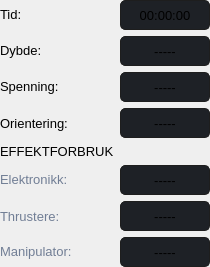
                                     <widget class="QFrame" name="rovColumn">
                                      <property name="minimumSize">
                                       <size>
                                        <width>0</width>
                                        <height>0</height>
                                       </size>
                                      </property>
                                      <property name="maximumSize">
                                       <size>
                                        <width>16777215</width>
                                        <height>16777215</height>
                                       </size>
                                      </property>
                                      <property name="frameShape">
                                       <enum>QFrame::NoFrame</enum>
                                      </property>
                                      <property name="frameShadow">
                                       <enum>QFrame::Raised</enum>
                                      </property>
                                      <layout class="QFormLayout" name="formLayout">
                                       <property name="rowWrapPolicy">
                                        <enum>QFormLayout::WrapLongRows</enum>
                                       </property>
                                       <property name="leftMargin">
                                        <number>0</number>
                                       </property>
                                       <property name="topMargin">
                                        <number>0</number>
                                       </property>
                                       <property name="rightMargin">
                                        <number>0</number>
                                       </property>
                                       <property name="bottomMargin">
                                        <number>0</number>
                                       </property>
                                       <item row="0" column="0">
                                        <widget class="QLabel" name="text_tid">
                                         <property name="minimumSize">
                                          <size>
                                           <width>100</width>
                                           <height>30</height>
                                          </size>
                                         </property>
                                         <property name="font">
                                          <font>
                                           <family>Segoe UI</family>
                                           <pointsize>10</pointsize>
                                           <weight>50</weight>
                                           <italic>false</italic>
                                           <bold>false</bold>
                                          </font>
                                         </property>
                                         <property name="text">
                                          <string>Tid:</string>
                                         </property>
                                         <property name="textFormat">
                                          <enum>Qt::RichText</enum>
                                         </property>
                                        </widget>
                                       </item>
                                       <item row="0" column="1">
                                        <widget class="QLabel" name="label_tid">
                                         <property name="minimumSize">
                                          <size>
                                           <width>90</width>
                                           <height>30</height>
                                          </size>
                                         </property>
                                         <property name="maximumSize">
                                          <size>
                                           <width>90</width>
                                           <height>30</height>
                                          </size>
                                         </property>
                                         <property name="font">
                                          <font>
                                           <family>Segoe UI</family>
                                           <pointsize>10</pointsize>
                                           <weight>50</weight>
                                           <italic>false</italic>
                                           <bold>false</bold>
                                          </font>
                                         </property>
                                         <property name="styleSheet">
                                          <string notr="true">background-color: rgb(30, 33, 38); border-radius: 5px; border: 1px solid rgb(30, 30, 30);</string>
                                         </property>
                                         <property name="frameShape">
                                          <enum>QFrame::NoFrame</enum>
                                         </property>
                                         <property name="lineWidth">
                                          <number>0</number>
                                         </property>
                                         <property name="midLineWidth">
                                          <number>0</number>
                                         </property>
                                         <property name="text">
                                          <string>00:00:00</string>
                                         </property>
                                         <property name="alignment">
                                          <set>Qt::AlignCenter</set>
                                         </property>
                                        </widget>
                                       </item>
                                       <item row="1" column="0">
                                        <widget class="QLabel" name="text_dybde">
                                         <property name="minimumSize">
                                          <size>
                                           <width>100</width>
                                           <height>30</height>
                                          </size>
                                         </property>
                                         <property name="font">
                                          <font>
                                           <family>Segoe UI</family>
                                           <pointsize>10</pointsize>
                                           <weight>50</weight>
                                           <italic>false</italic>
                                           <bold>false</bold>
                                          </font>
                                         </property>
                                         <property name="text">
                                          <string>Dybde:</string>
                                         </property>
                                         <property name="textFormat">
                                          <enum>Qt::RichText</enum>
                                         </property>
                                        </widget>
                                       </item>
                                       <item row="1" column="1">
                                        <widget class="QLabel" name="dybde">
                                         <property name="minimumSize">
                                          <size>
                                           <width>90</width>
                                           <height>30</height>
                                          </size>
                                         </property>
                                         <property name="maximumSize">
                                          <size>
                                           <width>90</width>
                                           <height>30</height>
                                          </size>
                                         </property>
                                         <property name="font">
                                          <font>
                                           <family>Segoe UI</family>
                                           <pointsize>10</pointsize>
                                           <weight>50</weight>
                                           <italic>false</italic>
                                           <bold>false</bold>
                                          </font>
                                         </property>
                                         <property name="styleSheet">
                                          <string notr="true">background-color: rgb(30, 33, 38); border-radius: 5px; border: 1px solid rgb(30, 30, 30);</string>
                                         </property>
                                         <property name="frameShape">
                                          <enum>QFrame::NoFrame</enum>
                                         </property>
                                         <property name="lineWidth">
                                          <number>0</number>
                                         </property>
                                         <property name="midLineWidth">
                                          <number>0</number>
                                         </property>
                                         <property name="text">
                                          <string>-----</string>
                                         </property>
                                         <property name="alignment">
                                          <set>Qt::AlignCenter</set>
                                         </property>
                                        </widget>
                                       </item>
                                       <item row="2" column="0">
                                        <widget class="QLabel" name="text_spenning">
                                         <property name="minimumSize">
                                          <size>
                                           <width>100</width>
                                           <height>30</height>
                                          </size>
                                         </property>
                                         <property name="font">
                                          <font>
                                           <family>Segoe UI</family>
                                           <pointsize>10</pointsize>
                                           <weight>50</weight>
                                           <italic>false</italic>
                                           <bold>false</bold>
                                          </font>
                                         </property>
                                         <property name="text">
                                          <string>Spenning:</string>
                                         </property>
                                         <property name="textFormat">
                                          <enum>Qt::RichText</enum>
                                         </property>
                                        </widget>
                                       </item>
                                       <item row="2" column="1">
                                        <widget class="QLabel" name="label_spenning">
                                         <property name="minimumSize">
                                          <size>
                                           <width>90</width>
                                           <height>30</height>
                                          </size>
                                         </property>
                                         <property name="maximumSize">
                                          <size>
                                           <width>90</width>
                                           <height>30</height>
                                          </size>
                                         </property>
                                         <property name="font">
                                          <font>
                                           <family>Segoe UI</family>
                                           <pointsize>10</pointsize>
                                           <weight>50</weight>
                                           <italic>false</italic>
                                           <bold>false</bold>
                                          </font>
                                         </property>
                                         <property name="styleSheet">
                                          <string notr="true">background-color: rgb(30, 33, 38); border-radius: 5px; border: 1px solid rgb(30, 30, 30);</string>
                                         </property>
                                         <property name="frameShape">
                                          <enum>QFrame::NoFrame</enum>
                                         </property>
                                         <property name="frameShadow">
                                          <enum>QFrame::Raised</enum>
                                         </property>
                                         <property name="lineWidth">
                                          <number>0</number>
                                         </property>
                                         <property name="midLineWidth">
                                          <number>0</number>
                                         </property>
                                         <property name="text">
                                          <string>-----</string>
                                         </property>
                                         <property name="alignment">
                                          <set>Qt::AlignCenter</set>
                                         </property>
                                        </widget>
                                       </item>
                                       <item row="3" column="0">
                                        <widget class="QLabel" name="text_orientering">
                                         <property name="minimumSize">
                                          <size>
                                           <width>100</width>
                                           <height>30</height>
                                          </size>
                                         </property>
                                         <property name="font">
                                          <font>
                                           <family>Segoe UI</family>
                                           <pointsize>10</pointsize>
                                           <weight>50</weight>
                                           <italic>false</italic>
                                           <bold>false</bold>
                                          </font>
                                         </property>
                                         <property name="text">
                                          <string>Orientering:</string>
                                         </property>
                                         <property name="textFormat">
                                          <enum>Qt::PlainText</enum>
                                         </property>
                                        </widget>
                                       </item>
                                       <item row="3" column="1">
                                        <widget class="QLabel" name="label_orientering">
                                         <property name="minimumSize">
                                          <size>
                                           <width>90</width>
                                           <height>30</height>
                                          </size>
                                         </property>
                                         <property name="maximumSize">
                                          <size>
                                           <width>90</width>
                                           <height>30</height>
                                          </size>
                                         </property>
                                         <property name="font">
                                          <font>
                                           <family>Segoe UI</family>
                                           <pointsize>10</pointsize>
                                           <weight>50</weight>
                                           <italic>false</italic>
                                           <bold>false</bold>
                                          </font>
                                         </property>
                                         <property name="styleSheet">
                                          <string notr="true">background-color: rgb(30, 33, 38); border-radius: 5px; border: 1px solid rgb(30, 30, 30);</string>
                                         </property>
                                         <property name="frameShape">
                                          <enum>QFrame::NoFrame</enum>
                                         </property>
                                         <property name="lineWidth">
                                          <number>0</number>
                                         </property>
                                         <property name="midLineWidth">
                                          <number>0</number>
                                         </property>
                                         <property name="text">
                                          <string>-----</string>
                                         </property>
                                         <property name="alignment">
                                          <set>Qt::AlignCenter</set>
                                         </property>
                                        </widget>
                                       </item>
                                       <item row="5" column="0">
                                        <widget class="QLabel" name="title_effektforbruk">
                                         <property name="minimumSize">
                                          <size>
                                           <width>100</width>
                                           <height>0</height>
                                          </size>
                                         </property>
                                         <property name="maximumSize">
                                          <size>
                                           <width>16777215</width>
                                           <height>16777215</height>
                                          </size>
                                         </property>
                                         <property name="font">
                                          <font>
                                           <family>Segoe UI</family>
                                           <pointsize>10</pointsize>
                                           <weight>50</weight>
                                           <italic>false</italic>
                                           <bold>false</bold>
                                          </font>
                                         </property>
                                         <property name="styleSheet">
                                          <string notr="true"/>
                                         </property>
                                         <property name="text">
                                          <string>EFFEKTFORBRUK</string>
                                         </property>
                                        </widget>
                                       </item>
                                       <item row="6" column="0">
                                        <widget class="QLabel" name="text_effekt_elektronikk">
                                         <property name="minimumSize">
                                          <size>
                                           <width>100</width>
                                           <height>30</height>
                                          </size>
                                         </property>
                                         <property name="font">
                                          <font>
                                           <family>Segoe UI</family>
                                           <pointsize>10</pointsize>
                                           <weight>50</weight>
                                           <italic>false</italic>
                                           <bold>false</bold>
                                          </font>
                                         </property>
                                         <property name="styleSheet">
                                          <string notr="true">color: rgb(113, 126, 149);</string>
                                         </property>
                                         <property name="text">
                                          <string>Elektronikk:</string>
                                         </property>
                                         <property name="textFormat">
                                          <enum>Qt::RichText</enum>
                                         </property>
                                        </widget>
                                       </item>
                                       <item row="6" column="1">
                                        <widget class="QLabel" name="label_effekt_elektronikk_2">
                                         <property name="minimumSize">
                                          <size>
                                           <width>90</width>
                                           <height>30</height>
                                          </size>
                                         </property>
                                         <property name="maximumSize">
                                          <size>
                                           <width>90</width>
                                           <height>30</height>
                                          </size>
                                         </property>
                                         <property name="font">
                                          <font>
                                           <family>Segoe UI</family>
                                           <pointsize>10</pointsize>
                                           <weight>50</weight>
                                           <italic>false</italic>
                                           <bold>false</bold>
                                          </font>
                                         </property>
                                         <property name="styleSheet">
                                          <string notr="true">background-color: rgb(30, 33, 38); border-radius: 5px; border: 1px solid rgb(30, 30, 30);</string>
                                         </property>
                                         <property name="frameShape">
                                          <enum>QFrame::NoFrame</enum>
                                         </property>
                                         <property name="lineWidth">
                                          <number>0</number>
                                         </property>
                                         <property name="midLineWidth">
                                          <number>0</number>
                                         </property>
                                         <property name="text">
                                          <string>-----</string>
                                         </property>
                                         <property name="alignment">
                                          <set>Qt::AlignCenter</set>
                                         </property>
                                        </widget>
                                       </item>
                                       <item row="7" column="0">
                                        <widget class="QLabel" name="text_effekt_thrustere">
                                         <property name="minimumSize">
                                          <size>
                                           <width>100</width>
                                           <height>30</height>
                                          </size>
                                         </property>
                                         <property name="font">
                                          <font>
                                           <family>Segoe UI</family>
                                           <pointsize>10</pointsize>
                                           <weight>50</weight>
                                           <italic>false</italic>
                                           <bold>false</bold>
                                          </font>
                                         </property>
                                         <property name="styleSheet">
                                          <string notr="true">color: rgb(113, 126, 149);</string>
                                         </property>
                                         <property name="text">
                                          <string>Thrustere:</string>
                                         </property>
                                         <property name="textFormat">
                                          <enum>Qt::PlainText</enum>
                                         </property>
                                        </widget>
                                       </item>
                                       <item row="7" column="1">
                                        <widget class="QLabel" name="label_effekt_thrustere_2">
                                         <property name="minimumSize">
                                          <size>
                                           <width>90</width>
                                           <height>30</height>
                                          </size>
                                         </property>
                                         <property name="maximumSize">
                                          <size>
                                           <width>90</width>
                                           <height>30</height>
                                          </size>
                                         </property>
                                         <property name="font">
                                          <font>
                                           <family>Segoe UI</family>
                                           <pointsize>10</pointsize>
                                           <weight>50</weight>
                                           <italic>false</italic>
                                           <bold>false</bold>
                                          </font>
                                         </property>
                                         <property name="styleSheet">
                                          <string notr="true">background-color: rgb(30, 33, 38); border-radius: 5px; border: 1px solid rgb(30, 30, 30);</string>
                                         </property>
                                         <property name="frameShape">
                                          <enum>QFrame::NoFrame</enum>
                                         </property>
                                         <property name="lineWidth">
                                          <number>0</number>
                                         </property>
                                         <property name="midLineWidth">
                                          <number>0</number>
                                         </property>
                                         <property name="text">
                                          <string>-----</string>
                                         </property>
                                         <property name="alignment">
                                          <set>Qt::AlignCenter</set>
                                         </property>
                                        </widget>
                                       </item>
                                       <item row="8" column="0">
                                        <widget class="QLabel" name="text_effekt_manipulator">
                                         <property name="minimumSize">
                                          <size>
                                           <width>100</width>
                                           <height>30</height>
                                          </size>
                                         </property>
                                         <property name="font">
                                          <font>
                                           <family>Segoe UI</family>
                                           <pointsize>10</pointsize>
                                           <weight>50</weight>
                                           <italic>false</italic>
                                           <bold>false</bold>
                                          </font>
                                         </property>
                                         <property name="styleSheet">
                                          <string notr="true">color: rgb(113, 126, 149);</string>
                                         </property>
                                         <property name="text">
                                          <string>Manipulator:</string>
                                         </property>
                                         <property name="textFormat">
                                          <enum>Qt::RichText</enum>
                                         </property>
                                        </widget>
                                       </item>
                                       <item row="8" column="1">
                                        <widget class="QLabel" name="label_effekt_manipulator_2">
                                         <property name="minimumSize">
                                          <size>
                                           <width>90</width>
                                           <height>30</height>
                                          </size>
                                         </property>
                                         <property name="maximumSize">
                                          <size>
                                           <width>90</width>
                                           <height>30</height>
                                          </size>
                                         </property>
                                         <property name="font">
                                          <font>
                                           <family>Segoe UI</family>
                                           <pointsize>10</pointsize>
                                           <weight>50</weight>
                                           <italic>false</italic>
                                           <bold>false</bold>
                                          </font>
                                         </property>
                                         <property name="styleSheet">
                                          <string notr="true">background-color: rgb(30, 33, 38); border-radius: 5px; border: 1px solid rgb(30, 30, 30);</string>
                                         </property>
                                         <property name="frameShape">
                                          <enum>QFrame::NoFrame</enum>
                                         </property>
                                         <property name="lineWidth">
                                          <number>0</number>
                                         </property>
                                         <property name="midLineWidth">
                                          <number>0</number>
                                         </property>
                                         <property name="text">
                                          <string>-----</string>
                                         </property>
                                         <property name="alignment">
                                          <set>Qt::AlignCenter</set>
                                         </property>
                                        </widget>
                                       </item>
                                      </layout>
                                     </widget>
